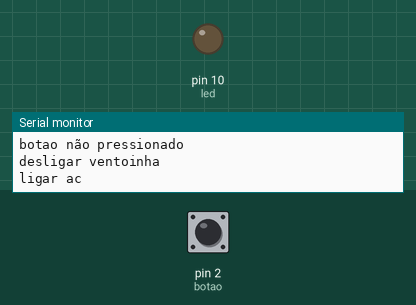
Recording of a program running on a simulated Arduino Uno, built with avr-gcc and run on an emulated ATmega328P. On the bench: output pins drawn as LEDs (lit = HIGH), the last lines printed to the serial monitor. The inputs (shaded band) are chosen by the test bench; at power-on: pin 2 (botao) HIGH.

Above: at 6.8 s.
6.9 s: pin 2 (botao) pulled LOW for 3 s
At 10.0 s:
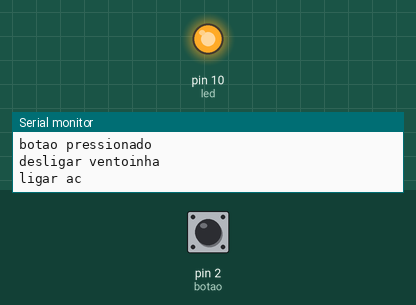
Timing chart, 0 to 13.5 s (numbered marks = the images above; inputs shaded):
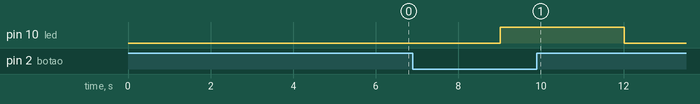

The program:

main.cpp
```cpp
#include <Arduino.h>

int BAUD_RATE=9600;
int temperatura_max=22;
int temperatura_lida= 8;
int temperatura_min=12;
int botao= 2;
int led= 10;


void setup()
{
  Serial.begin(BAUD_RATE);
  pinMode(botao,INPUT);
  pinMode(led,OUTPUT);
}

void loop()
{
  if (digitalRead(botao)==LOW)
  {
    digitalWrite(led,HIGH);
    Serial.println("led ligado");
    Serial.println("botao pressionado");
  }
  else
  {
    digitalWrite(led,LOW);
    Serial.println("led desligado");
    Serial.println("botao não pressionado");
  }
  if(temperatura_lida>=temperatura_max)
  {
  Serial.println("ligar ventoinha");
  }
  else
  {
  Serial.println("desligar ventoinha");
  }
  if (temperatura_lida<=temperatura_min)
  {
    Serial.println("ligar ac");
  }
  else
  {
    Serial.println("desligar ac");
  }

delay(3000);
}
```

Measured:
- after the input at 6.9 s, pin 10 (led): LOW → HIGH after 2.1 s, → LOW 3.0 s later
